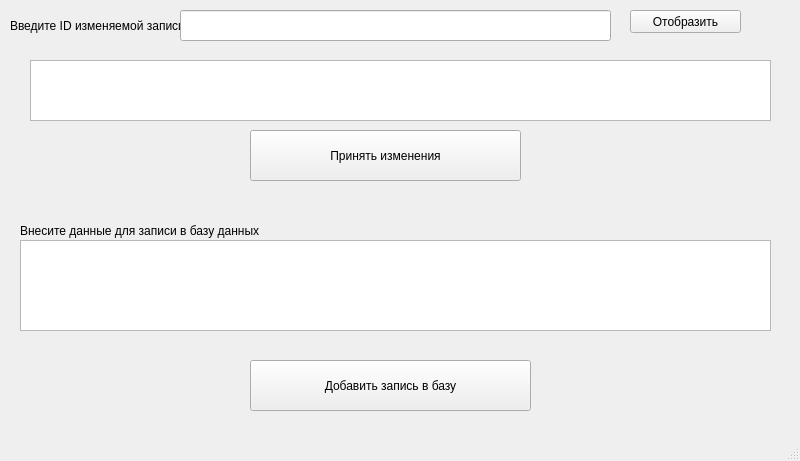
<?xml version="1.0" encoding="UTF-8"?>
<ui version="4.0">
 <class>MainWindow</class>
 <widget class="QMainWindow" name="MainWindow">
  <property name="geometry">
   <rect>
    <x>0</x>
    <y>0</y>
    <width>800</width>
    <height>461</height>
   </rect>
  </property>
  <property name="windowTitle">
   <string>MainWindow</string>
  </property>
  <widget class="QWidget" name="centralwidget">
   <widget class="QLabel" name="label">
    <property name="geometry">
     <rect>
      <x>10</x>
      <y>10</y>
      <width>181</width>
      <height>31</height>
     </rect>
    </property>
    <property name="text">
     <string>Введите ID изменяемой записи</string>
    </property>
   </widget>
   <widget class="QLineEdit" name="id_edit">
    <property name="geometry">
     <rect>
      <x>180</x>
      <y>10</y>
      <width>431</width>
      <height>31</height>
     </rect>
    </property>
   </widget>
   <widget class="QPushButton" name="accept_button">
    <property name="geometry">
     <rect>
      <x>250</x>
      <y>130</y>
      <width>271</width>
      <height>51</height>
     </rect>
    </property>
    <property name="text">
     <string>Принять изменения</string>
    </property>
   </widget>
   <widget class="QPushButton" name="show_button">
    <property name="geometry">
     <rect>
      <x>630</x>
      <y>10</y>
      <width>111</width>
      <height>23</height>
     </rect>
    </property>
    <property name="text">
     <string>Отобразить</string>
    </property>
   </widget>
   <widget class="QLabel" name="label_2">
    <property name="geometry">
     <rect>
      <x>20</x>
      <y>210</y>
      <width>671</width>
      <height>41</height>
     </rect>
    </property>
    <property name="text">
     <string>Внесите данные для записи в базу данных</string>
    </property>
   </widget>
   <widget class="QPushButton" name="make_button">
    <property name="geometry">
     <rect>
      <x>250</x>
      <y>360</y>
      <width>281</width>
      <height>51</height>
     </rect>
    </property>
    <property name="text">
     <string>Добавить запись в базу</string>
    </property>
   </widget>
   <widget class="QTableWidget" name="edit_table">
    <property name="geometry">
     <rect>
      <x>30</x>
      <y>60</y>
      <width>741</width>
      <height>61</height>
     </rect>
    </property>
   </widget>
   <widget class="QTableWidget" name="insert_table">
    <property name="geometry">
     <rect>
      <x>20</x>
      <y>240</y>
      <width>751</width>
      <height>91</height>
     </rect>
    </property>
   </widget>
  </widget>
  <widget class="QStatusBar" name="statusbar"/>
 </widget>
 <resources/>
 <connections/>
</ui>
